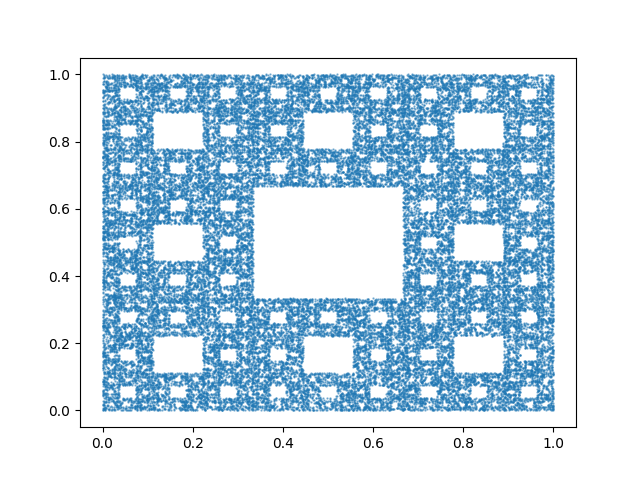

This figure's Python source:
import numpy as np
import matplotlib.pyplot as plt

apx = [[0, 0], [1, 0], [0, 1], [1, 1], [0, 0.5], [0.5, 0], [0.5, 1], [1, 0.5]]

n = 50000
points = [tuple(np.random.randint(0, 2, 2))]

path = np.random.choice(a=[i for i in range(8)], size=n)

for i in range(len(path)):
    p = apx[path[i]]
    points.append(tuple([((2 * p[0] + points[i][0]) / 3), ((2 * p[1] + points[i][1]) / 3)]))
points = np.array(points)

plt.scatter(points[:, 0], points[:, 1], s=0.5, alpha=0.5)
plt.savefig('serpinsky_carp.png', format='png')
plt.show()
plt.close()
